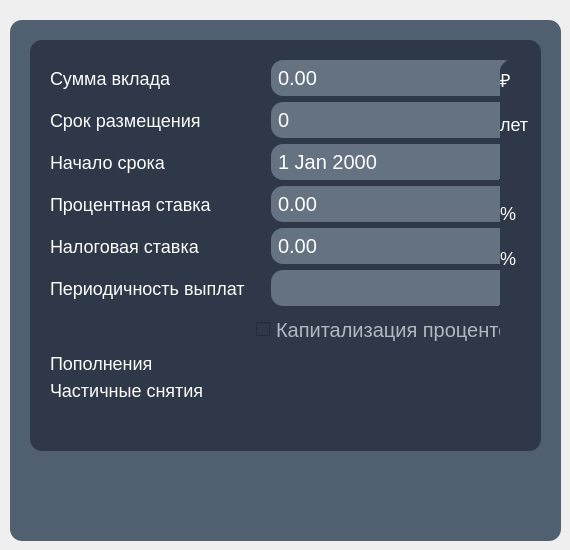
    <widget class="QWidget" name="tab_2">
     <attribute name="title">
      <string>Депозитный</string>
     </attribute>
     <widget class="QFrame" name="frame_5">
      <property name="geometry">
       <rect>
        <x>10</x>
        <y>20</y>
        <width>551</width>
        <height>521</height>
       </rect>
      </property>
      <property name="minimumSize">
       <size>
        <width>0</width>
        <height>0</height>
       </size>
      </property>
      <property name="styleSheet">
       <string notr="true">/*background-color: rgb(46, 56, 72);*/
background: #516071;
border-radius: 12px;</string>
      </property>
      <property name="frameShape">
       <enum>QFrame::StyledPanel</enum>
      </property>
      <property name="frameShadow">
       <enum>QFrame::Raised</enum>
      </property>
      <widget class="QGroupBox" name="groupBox_2">
       <property name="geometry">
        <rect>
         <x>20</x>
         <y>20</y>
         <width>511</width>
         <height>411</height>
        </rect>
       </property>
       <property name="styleSheet">
        <string notr="true">background-color: rgb(46, 56, 72);
border-radius: 12px;</string>
       </property>
       <property name="title">
        <string/>
       </property>
       <widget class="QWidget" name="formLayoutWidget_3">
        <property name="geometry">
         <rect>
          <x>20</x>
          <y>20</y>
          <width>465</width>
          <height>381</height>
         </rect>
        </property>
        <layout class="QFormLayout" name="formLayout_3">
         <property name="labelAlignment">
          <set>Qt::AlignBottom|Qt::AlignLeading|Qt::AlignLeft</set>
         </property>
         <property name="formAlignment">
          <set>Qt::AlignLeading|Qt::AlignLeft|Qt::AlignTop</set>
         </property>
         <property name="bottomMargin">
          <number>0</number>
         </property>
         <item row="0" column="0">
          <widget class="QLabel" name="label_15">
           <property name="layoutDirection">
            <enum>Qt::LeftToRight</enum>
           </property>
           <property name="styleSheet">
            <string notr="true">color: #FFFFFF;
font-size: 18px;</string>
           </property>
           <property name="text">
            <string>Сумма вклада</string>
           </property>
           <property name="alignment">
            <set>Qt::AlignLeading|Qt::AlignLeft|Qt::AlignVCenter</set>
           </property>
          </widget>
         </item>
         <item row="0" column="1">
          <widget class="QDoubleSpinBox" name="doubleSpinBox_6">
           <property name="styleSheet">
            <string notr="true">QDoubleSpinBox {
font-size: 20px;
color: white;
background:  rgb(101, 114, 130);
padding: 5px;
padding-right: 10px;
margin-left: 20px;
}</string>
           </property>
           <property name="alignment">
            <set>Qt::AlignJustify|Qt::AlignVCenter</set>
           </property>
           <property name="buttonSymbols">
            <enum>QAbstractSpinBox::NoButtons</enum>
           </property>
           <property name="prefix">
            <string/>
           </property>
           <property name="suffix">
            <string/>
           </property>
           <property name="minimum">
            <double>0.000000000000000</double>
           </property>
           <property name="maximum">
            <double>10000000.000000000000000</double>
           </property>
          </widget>
         </item>
         <item row="1" column="0">
          <widget class="QLabel" name="label_22">
           <property name="styleSheet">
            <string notr="true">color: #FFFFFF;
font-size: 18px;</string>
           </property>
           <property name="text">
            <string>Срок размещения</string>
           </property>
          </widget>
         </item>
         <item row="1" column="1">
          <widget class="QSpinBox" name="spinBox_2">
           <property name="styleSheet">
            <string notr="true">min-width: 70px;
font-size: 20px;
color: white;
background:  rgb(101, 114, 130);
padding: 5px;
padding-right: 10px;
margin-left: 20px;</string>
           </property>
           <property name="buttonSymbols">
            <enum>QAbstractSpinBox::NoButtons</enum>
           </property>
           <property name="minimum">
            <number>0</number>
           </property>
          </widget>
         </item>
         <item row="2" column="0">
          <widget class="QLabel" name="label_23">
           <property name="styleSheet">
            <string notr="true">color: #FFFFFF;
font-size: 18px;</string>
           </property>
           <property name="text">
            <string>Начало срока</string>
           </property>
          </widget>
         </item>
         <item row="3" column="0">
          <widget class="QLabel" name="label_17">
           <property name="styleSheet">
            <string notr="true">color: #FFFFFF;
font-size: 18px;</string>
           </property>
           <property name="text">
            <string>Процентная ставка</string>
           </property>
          </widget>
         </item>
         <item row="3" column="1">
          <widget class="QDoubleSpinBox" name="doubleSpinBox_8">
           <property name="styleSheet">
            <string notr="true">QDoubleSpinBox {
font-size: 20px;
color: white;
background:  rgb(101, 114, 130);
padding: 5px;
padding-right: 10px;
margin-left: 20px;
min-width: 70px;
}</string>
           </property>
           <property name="buttonSymbols">
            <enum>QAbstractSpinBox::NoButtons</enum>
           </property>
           <property name="prefix">
            <string/>
           </property>
           <property name="suffix">
            <string/>
           </property>
           <property name="minimum">
            <double>0.000000000000000</double>
           </property>
           <property name="maximum">
            <double>10000000.000000000000000</double>
           </property>
          </widget>
         </item>
         <item row="4" column="0">
          <widget class="QLabel" name="label_18">
           <property name="styleSheet">
            <string notr="true">color: #FFFFFF;
font-size: 18px;</string>
           </property>
           <property name="text">
            <string>Налоговая ставка</string>
           </property>
          </widget>
         </item>
         <item row="4" column="1">
          <widget class="QDoubleSpinBox" name="doubleSpinBox_9">
           <property name="styleSheet">
            <string notr="true">QDoubleSpinBox {
font-size: 20px;
color: white;
background:  rgb(101, 114, 130);
padding: 5px;
padding-right: 10px;
margin-left: 20px;
min-width: 70px;
}</string>
           </property>
           <property name="buttonSymbols">
            <enum>QAbstractSpinBox::NoButtons</enum>
           </property>
           <property name="prefix">
            <string/>
           </property>
           <property name="suffix">
            <string/>
           </property>
           <property name="minimum">
            <double>0.000000000000000</double>
           </property>
           <property name="maximum">
            <double>10000000.000000000000000</double>
           </property>
          </widget>
         </item>
         <item row="5" column="0">
          <widget class="QLabel" name="label_24">
           <property name="styleSheet">
            <string notr="true">color: #FFFFFF;
font-size: 18px;</string>
           </property>
           <property name="text">
            <string>Периодичность выплат</string>
           </property>
          </widget>
         </item>
         <item row="7" column="0">
          <widget class="QLabel" name="label_26">
           <property name="styleSheet">
            <string notr="true">color: #FFFFFF;
font-size: 18px;</string>
           </property>
           <property name="text">
            <string>Пополнения</string>
           </property>
          </widget>
         </item>
         <item row="8" column="0">
          <widget class="QLabel" name="label_27">
           <property name="styleSheet">
            <string notr="true">color: #FFFFFF;
font-size: 18px;</string>
           </property>
           <property name="text">
            <string>Частичные снятия</string>
           </property>
          </widget>
         </item>
         <item row="2" column="1">
          <widget class="QDateEdit" name="dateEdit">
           <property name="styleSheet">
            <string notr="true">min-width: 70px;
font-size: 20px;
color: white;
background:  rgb(101, 114, 130);
padding: 5px;
padding-right: 10px;
margin-left: 20px;</string>
           </property>
           <property name="calendarPopup">
            <bool>true</bool>
           </property>
          </widget>
         </item>
         <item row="5" column="1">
          <widget class="QComboBox" name="comboBox">
           <property name="styleSheet">
            <string notr="true">font-size: 20px;
color: white;
background:  rgb(101, 114, 130);
padding: 5px;
padding-right: 10px;
margin-left: 20px;
min-width: 70px;</string>
           </property>
          </widget>
         </item>
         <item row="6" column="1">
          <widget class="QCheckBox" name="checkBox">
           <property name="styleSheet">
            <string notr="true">font-size: 20px;
color:  rgb(178, 184, 192);
padding: 5px;
min-width: 70px;</string>
           </property>
           <property name="text">
            <string>Капитализация процентов</string>
           </property>
          </widget>
         </item>
        </layout>
       </widget>
       <widget class="QWidget" name="verticalLayoutWidget_3">
        <property name="geometry">
         <rect>
          <x>470</x>
          <y>20</y>
          <width>31</width>
          <height>351</height>
         </rect>
        </property>
        <layout class="QVBoxLayout" name="verticalLayout_3">
         <item>
          <widget class="QLabel" name="label_19">
           <property name="styleSheet">
            <string notr="true">color: #FFFFFF;
font-size: 18px;</string>
           </property>
           <property name="text">
            <string>₽</string>
           </property>
          </widget>
         </item>
         <item>
          <widget class="QLabel" name="label_20">
           <property name="styleSheet">
            <string notr="true">color: #FFFFFF;
font-size: 18px;</string>
           </property>
           <property name="text">
            <string>лет</string>
           </property>
          </widget>
         </item>
         <item>
          <widget class="QLabel" name="label_28">
           <property name="styleSheet">
            <string notr="true">color: #FFFFFF;
font-size: 18px;</string>
           </property>
           <property name="text">
            <string/>
           </property>
          </widget>
         </item>
         <item>
          <widget class="QLabel" name="label_21">
           <property name="styleSheet">
            <string notr="true">color: #FFFFFF;
font-size: 18px;</string>
           </property>
           <property name="text">
            <string>%</string>
           </property>
          </widget>
         </item>
         <item>
          <widget class="QLabel" name="label_25">
           <property name="styleSheet">
            <string notr="true">color: #FFFFFF;
font-size: 18px;</string>
           </property>
           <property name="text">
            <string>%</string>
           </property>
          </widget>
         </item>
         <item>
          <widget class="QLabel" name="label_29">
           <property name="styleSheet">
            <string notr="true">color: #FFFFFF;
font-size: 18px;</string>
           </property>
           <property name="text">
            <string/>
           </property>
          </widget>
         </item>
         <item>
          <widget class="QLabel" name="label_31">
           <property name="styleSheet">
            <string notr="true">color: #FFFFFF;
font-size: 18px;</string>
           </property>
           <property name="text">
            <string/>
           </property>
          </widget>
         </item>
         <item>
          <widget class="QLabel" name="label_32">
           <property name="styleSheet">
            <string notr="true">color: #FFFFFF;
font-size: 18px;</string>
           </property>
           <property name="text">
            <string/>
           </property>
          </widget>
         </item>
        </layout>
       </widget>
       <widget class="QLabel" name="label_30">
        <property name="geometry">
         <rect>
          <x>510</x>
          <y>280</y>
          <width>29</width>
          <height>36</height>
         </rect>
        </property>
        <property name="styleSheet">
         <string notr="true">color: #FFFFFF;
font-size: 18px;</string>
        </property>
        <property name="text">
         <string/>
        </property>
       </widget>
      </widget>
     </widget>
    </widget>
